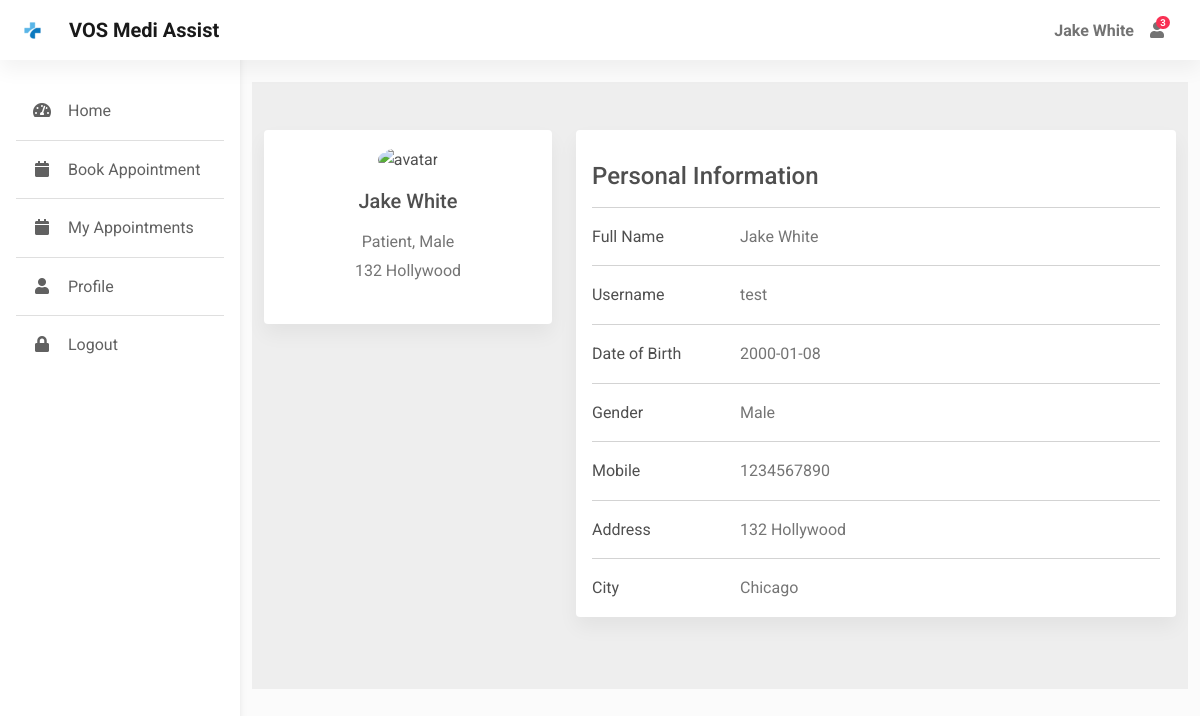
The app's page /profile (signed in) with its own data.
### app.py (models this page shows)
class User(db.Model, UserMixin):
    id = db.Column(db.Integer, primary_key=True)
    username = db.Column(db.String(50), nullable=False, unique=True)
    password = db.Column(db.String(50), nullable=False)
    name = db.Column(db.String(50), nullable=False)
    address = db.Column(db.String(80))
    city = db.Column(db.String(30))
    dob = db.Column(db.Date, nullable=False)
    gender = db.Column(db.String(10), nullable=False)
    is_doctor = db.Column(db.Boolean, default=False, nullable=False)
    mobile = db.Column(db.Integer)

### app.py (the view)
@app.route("/profile", methods=['GET', 'POST'])
@login_required
def profile():
    return render_template("profile.html")

### app.py (called while the page is built)
@login_manager.user_loader
def load_user(user_id):
    return User.query.get(int(user_id))

@app.context_processor
def inject_datetime():
    return dict(datetime=datetime)

### templates/profile.html (shortened to what this page needs)
{% extends "dashboard.html" %}
{% block main %}
<div class="container pt-4">
      <section style="background-color: #eee;">
        <div class="container py-5">
          <div class="row">
            <div class="col-lg-4">
              <div class="card mb-4">
                <div class="card-body text-center">
                  <img src="https://mdbcdn.b-cdn.net/img/Photos/new-templates/bootstrap-chat/ava3.webp" alt="avatar"
                    class="rounded-circle img-fluid" style="width: 150px;">
                  <h5 class="my-3">{{ current_user.name }}</h5>
                  {% if current_user.is_doctor %}
                    <p class="text-muted mb-1">Doctor, {{ current_user.gender }}</p>
                  {% else %}
                    <p class="text-muted mb-1">Patient, {{ current_user.gender }}</p>
                    <p class="text-muted mb-4">{{ current_user.address }}</p>
                  {% endif %}
                </div>
              </div>
            </div>
            <div class="col-lg-8">
              <div class="card mb-4">
                <div class="card-body">
                    <h4 class="my-3">Personal Information</h4>
                    <hr>
                    <div class="row">
                        <div class="col-sm-3">
                        <p class="mb-0">Full Name</p>
                        </div>
                        <div class="col-sm-9">
                        <p class="text-muted mb-0">{{ current_user.name }}</p>
                        </div>
                    </div>
                    <hr>
                    <div class="row">
                        <div class="col-sm-3">
                        <p class="mb-0">Username</p>
                        </div>
                        <div class="col-sm-9">
                        <p class="text-muted mb-0">{{ current_user.username }}</p>
                        </div>
                    </div>
                    <hr>
                    <div class="row">
                        <div class="col-sm-3">
                        <p class="mb-0">Date of Birth</p>
                        </div>
                        <div class="col-sm-9">
                        <p class="text-muted mb-0">{{ current_user.dob }}</p>
                        </div>
                    </div>
                    <hr>
                    <div class="row">
                        <div class="col-sm-3">
                        <p class="mb-0">Gender</p>
                        </div>
                        <div class="col-sm-9">
                        <p class="text-muted mb-0">{{ current_user.gender }}</p>
                        </div>
                    </div>
                    <hr>
                    <div class="row">
                        <div class="col-sm-3">
                        <p class="mb-0">Mobile</p>
                        </div>
                        <div class="col-sm-9">
                        <p class="text-muted mb-0">{{ current_user.mobile }}</p>
                        </div>
                    </div>
                    <hr>
                    <div class="row">
                        <div class="col-sm-3">
                        <p class="mb-0">Address</p>
                        </div>
                        <div class="col-sm-9">
                        <p class="text-muted mb-0">{{ current_user.address }}</p>
                        </div>
                    </div>
                    <hr>
                    <div class="row">
                        <div class="col-sm-3">
                        <p class="mb-0">City</p>
                        </div>
                        <div class="col-sm-9">
                        <p class="text-muted mb-0">{{ current_user.city }}</p>
                        </div>
                    </div>
                </div>
              </div>
            </div>
          </div>
        </div>
      </section>
</div>
{% endblock %}

### templates/dashboard.html (shortened to what this page needs)
<!DOCTYPE html>
<html lang="en">
<head>
  <link rel="stylesheet" href="https://use.fontawesome.com/releases/v5.11.2/css/all.css" />
  <link rel="stylesheet" href="{{ url_for('static', filename='css/mdb.min.css') }}" />
  <link rel="stylesheet"  href="{{ url_for('static', filename='css/admin.css') }}"/>
</head>
<body>
  <header>
    <nav id="sidebarMenu" class="collapse d-lg-block sidebar collapse bg-white">
      <div class="position-sticky">
        <div class="list-group list-group-flush mx-3 mt-4">
          <a href="{{ url_for('home') }}" class="list-group-item list-group-item-action py-3 ripple {% if request.endpoint == 'home' %}active{% endif %}" aria-current="true">
            <i class="fas fa-tachometer-alt fa-fw me-3"></i><span>Home</span>
          </a>
          {% if not current_user.is_doctor %}
          <a href="{{ url_for('appointment') }}" class="list-group-item list-group-item-action py-3 ripple {% if request.endpoint == 'appointment' %}active{% endif %}"><i
              class="fas fa-calendar fa-fw me-3"></i><span>Book Appointment</span></a>
          <a href="{{ url_for('myappointments') }}" class="list-group-item list-group-item-action py-3 ripple {% if request.endpoint == 'myappointments' %}active{% endif %}"><i
                class="fas fa-calendar fa-fw me-3"></i><span>My Appointments</span></a>
          {% endif %}
          <a href="{{ url_for('profile') }}" class="list-group-item list-group-item-action py-3 ripple"><i
              class="fas fa-user fa-fw me-3"></i><span>Profile</span></a>
          <a href="{{ url_for('logout') }}" class="list-group-item list-group-item-action py-3 ripple">
            <i class="fas fa-lock fa-fw me-3"></i><span>Logout</span>
          </a>
        </div>
      </div>
    </nav>
    <nav id="main-navbar" class="navbar navbar-expand-lg navbar-light bg-white fixed-top">
      <div class="container-fluid">
        <a class="navbar-brand d-flex align-items-center fw-bold" href="/"><img class="d-inline-block me-3" " src="{{ url_for('static', filename='img/icons/logo.png') }}" alt="" />VOS Medi Assist</a>
        <ul class="navbar-nav ms-auto d-flex flex-row">
            <li>
                <a class="nav-link me-3 me-lg-0 d-flex align-items-center fw-bold" href="#">{{ current_user.name }}</a>
            </li>
          <li class="nav-item dropdown">
            <a class="nav-link me-3 me-lg-0 dropdown-toggle hidden-arrow" href="#" id="navbarDropdownMenuLink"
              role="button" data-mdb-toggle="dropdown" aria-expanded="false">
              <i class="fas fa-user"></i>
              <span class="badge rounded-pill badge-notification bg-danger">3</span>
            </a>
          </li>
          <li class="nav-item dropdown">
            <a class="nav-link dropdown-toggle hidden-arrow d-flex align-items-center" href="#"
              id="navbarDropdownMenuLink" role="button" data-mdb-toggle="dropdown" aria-expanded="false">
            </a>
          </li>
        </ul>
      </div>
    </nav>
  </header>
  <main style="margin-top: 58px">
    {% block main %}
    {% endblock %}
  </main>
</body>
</html>

### static/css/admin.css (style rules this page uses)
body { background-color: #fbfbfb; }
@media (min-width: 991.98px) { main { padding-left: 240px; } }
.sidebar { position: fixed; top: 0; bottom: 0; left: 0; padding: 58px 0 0; box-shadow: 0 2px 5px 0 rgb(0 0 0 / 5%), 0 2px 10px 0 rgb(0 0 0 / 5%); width: 240px; z-index: 600; }

### records on screen
User: name "Jake White", gender "Male", address "132 Hollywood", username "test", dob "2000-01-08", mobile "1234567890", city "Chicago"
